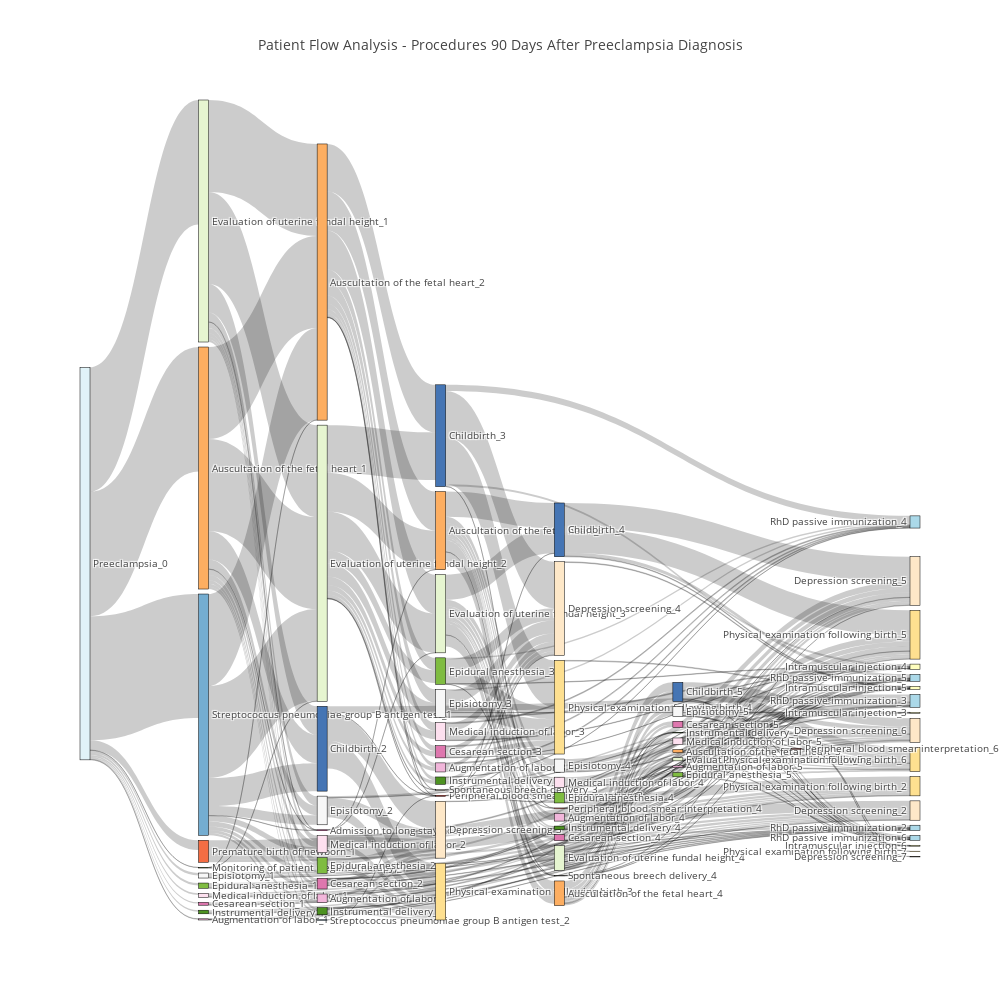

Notebook cell for this chart:
### Code cell
data_trace = dict(
    type='sankey',
    domain = dict(
      x =  [0,1],
      y =  [0,1]
    ),
    orientation = "h",
    valueformat = ".0f",
    valuesuffix = "Patients",
    node = dict(
      pad = 5,
      thickness = 10,
      line = dict(
        color = "black",
        width = 0.5
      ),
      label =  data["nodes"]["label"],
      color =  data["nodes"]["color"]
    ), 

    link = dict(
      source =  data["link"]["source"],
      target =  data["link"]["target"],
      value =  data["link"]["value"],
      label =  data["nodes"]["label"]
  )   

)

layout =  dict(
    title = "Patient Flow Analysis - Procedures 90 Days After Preeclampsia Diagnosis",
    width=1000,
    height=1000,
    font = dict(
      size = 10   )
)

fig = dict(data=[data_trace], layout=layout)
py.offline.iplot(fig, validate = False)

### Figure 1 — Plotly figure (JSON) as saved in the notebook; plotly's stock layout.template omitted (floating-point values rounded to 4 significant figures; data arrays with more than 128 entries replaced by an {"elided": "..."} marker saying what was removed)
{"data": [{"domain": {"x": [0, 1], "y": [0, 1]}, "link": {"label": ["Preeclampsia_0", "Evaluation of uterine fundal height_1", "Auscultation of the fetal heart_1", "Streptococcus pneumoniae group B antigen test_1", "Epidural anesthesia_1", "Premature birth of newborn_1", "Cesarean section_1", "Medical induction of labor_1", "Episiotomy_1", "Monitoring of patient (regime/therapy)_1", "Instrumental delivery_1", "Augmentation of labor_1", "Auscultation of the fetal heart_2", "Evaluation of uterine fundal height_2", "Epidural anesthesia_2", "Childbirth_2", "Episiotomy_2", "Physical examination following birth_2", "Depression screening_2", "Medical induction of labor_2", "Cesarean section_2", "Streptococcus pneumoniae group B antigen test_2", "Instrumental delivery_2", "RhD passive immunization_2", "Augmentation of labor_2", "Admission to long stay hospital_2", "Epidural anesthesia_3", "Childbirth_3", "Auscultation of the fetal heart_3", "Evaluation of uterine fundal height_3", "Augmentation of labor_3", "Depression screening_3", "Physical examination following birth_3", "Instrumental delivery_3", "Medical induction of labor_3", "Episiotomy_3", "Cesarean section_3", "RhD passive immunization_3", "Peripheral blood smear interpretation_3", "Spontaneous breech delivery_3", "Intramuscular injection_3", "Depression screening_4", "Physical examination following birth_4", "Evaluation of uterine fundal height_4", "Auscultation of the fetal heart_4", "Augmentation of labor_4", "Childbirth_4", "Episiotomy_4", "Intramuscular injection_4", "RhD passive immunization_4", "Instrumental delivery_4", "Epidural anesthesia_4", "Cesarean section_4", "Medical induction of labor_4", "Peripheral blood smear interpretation_4", "Spontaneous breech delivery_4", "Medical induction of labor_5", "Childbirth_5", "Intramuscular injection_5", "Episiotomy_5", "Depression screening_5", "Physical examination following birth_5", "Auscultation of the fetal heart_5", "Evaluation of uterine fundal height_5", "Cesarean section_5", "RhD passive immunization_5", "Augmentation of labor_5", "Instrumental delivery_5", "Epidural anesthesia_5", "Depression screening_6", "Physical examination following birth_6", "RhD passive immunization_6", "Intramuscular injection_6", "Peripheral blood smear interpretation_6", "Physical examination following birth_7", "Depression screening_7"], "source": {"elided": "252 int values"}, "target": {"elided": "252 int values"}, "value": {"elided": "252 int values"}}, "node": {"color": ["rgb(224,243,248)", "rgb(230,245,208)", "rgb(253,174,97)", "rgb(116,173,209)", "rgb(127,188,65)", "rgb(244,109,67)", "rgb(222,119,174)", "rgb(253,224,239)", "rgb(247,247,247)", "rgb(184,225,134)", "rgb(77,146,33)", "rgb(241,182,218)", "rgb(253,174,97)", "rgb(230,245,208)", "rgb(127,188,65)", "rgb(69,117,180)", "rgb(247,247,247)", "rgb(254,224,144)", "rgb(254,232,200)", "rgb(253,224,239)", "rgb(222,119,174)", "rgb(116,173,209)", "rgb(77,146,33)", "rgb(171,217,233)", "rgb(241,182,218)", "rgb(197,27,125)", "rgb(127,188,65)", "rgb(69,117,180)", "rgb(253,174,97)", "rgb(230,245,208)", "rgb(241,182,218)", "rgb(254,232,200)", "rgb(254,224,144)", "rgb(77,146,33)", "rgb(253,224,239)", "rgb(247,247,247)", "rgb(222,119,174)", "rgb(171,217,233)", "rgb(215,48,39)", "rgb(255,247,236)", "rgb(255,255,191)", "rgb(254,232,200)", "rgb(254,224,144)", "rgb(230,245,208)", "rgb(253,174,97)", "rgb(241,182,218)", "rgb(69,117,180)", "rgb(247,247,247)", "rgb(255,255,191)", "rgb(171,217,233)", "rgb(77,146,33)", "rgb(127,188,65)", "rgb(222,119,174)", "rgb(253,224,239)", "rgb(215,48,39)", "rgb(255,247,236)", "rgb(253,224,239)", "rgb(69,117,180)", "rgb(255,255,191)", "rgb(247,247,247)", "rgb(254,232,200)", "rgb(254,224,144)", "rgb(253,174,97)", "rgb(230,245,208)", "rgb(222,119,174)", "rgb(171,217,233)", "rgb(241,182,218)", "rgb(77,146,33)", "rgb(127,188,65)", "rgb(254,232,200)", "rgb(254,224,144)", "rgb(171,217,233)", "rgb(255,255,191)", "rgb(215,48,39)", "rgb(254,224,144)", "rgb(254,232,200)"], "label": ["Preeclampsia_0", "Evaluation of uterine fundal height_1", "Auscultation of the fetal heart_1", "Streptococcus pneumoniae group B antigen test_1", "Epidural anesthesia_1", "Premature birth of newborn_1", "Cesarean section_1", "Medical induction of labor_1", "Episiotomy_1", "Monitoring of patient (regime/therapy)_1", "Instrumental delivery_1", "Augmentation of labor_1", "Auscultation of the fetal heart_2", "Evaluation of uterine fundal height_2", "Epidural anesthesia_2", "Childbirth_2", "Episiotomy_2", "Physical examination following birth_2", "Depression screening_2", "Medical induction of labor_2", "Cesarean section_2", "Streptococcus pneumoniae group B antigen test_2", "Instrumental delivery_2", "RhD passive immunization_2", "Augmentation of labor_2", "Admission to long stay hospital_2", "Epidural anesthesia_3", "Childbirth_3", "Auscultation of the fetal heart_3", "Evaluation of uterine fundal height_3", "Augmentation of labor_3", "Depression screening_3", "Physical examination following birth_3", "Instrumental delivery_3", "Medical induction of labor_3", "Episiotomy_3", "Cesarean section_3", "RhD passive immunization_3", "Peripheral blood smear interpretation_3", "Spontaneous breech delivery_3", "Intramuscular injection_3", "Depression screening_4", "Physical examination following birth_4", "Evaluation of uterine fundal height_4", "Auscultation of the fetal heart_4", "Augmentation of labor_4", "Childbirth_4", "Episiotomy_4", "Intramuscular injection_4", "RhD passive immunization_4", "Instrumental delivery_4", "Epidural anesthesia_4", "Cesarean section_4", "Medical induction of labor_4", "Peripheral blood smear interpretation_4", "Spontaneous breech delivery_4", "Medical induction of labor_5", "Childbirth_5", "Intramuscular injection_5", "Episiotomy_5", "Depression screening_5", "Physical examination following birth_5", "Auscultation of the fetal heart_5", "Evaluation of uterine fundal height_5", "Cesarean section_5", "RhD passive immunization_5", "Augmentation of labor_5", "Instrumental delivery_5", "Epidural anesthesia_5", "Depression screening_6", "Physical examination following birth_6", "RhD passive immunization_6", "Intramuscular injection_6", "Peripheral blood smear interpretation_6", "Physical examination following birth_7", "Depression screening_7"], "line": {"color": "black", "width": 0.5}, "pad": 5, "thickness": 10}, "orientation": "h", "type": "sankey", "valueformat": ".0f", "valuesuffix": "Patients"}], "layout": {"font": {"size": 10}, "height": 1000, "title": "Patient Flow Analysis - Procedures 90 Days After Preeclampsia Diagnosis", "width": 1000}}
